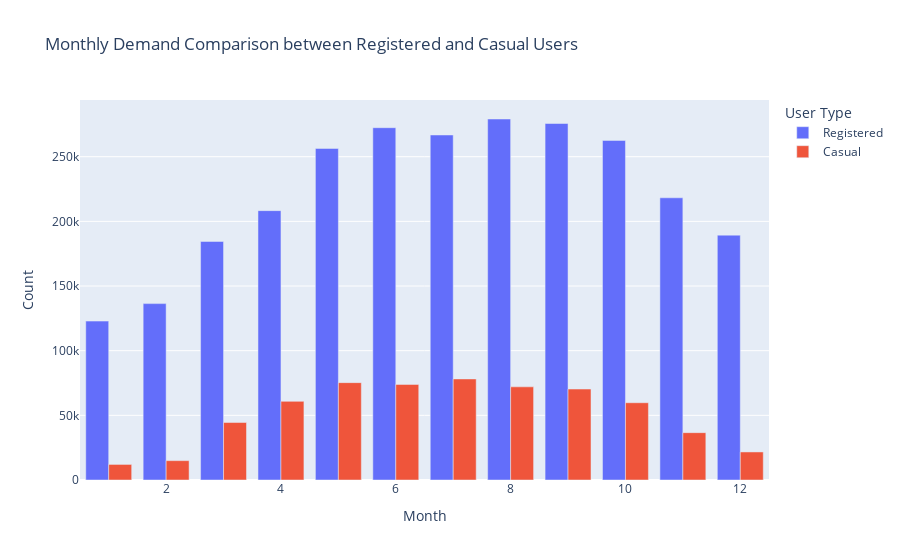

Notebook source saved alongside this figure:
### Code cell
# Group the data by month and sum the counts for registered and casual users
monthly_demand = data.groupby('mnth')[['registered', 'casual']].sum()

# Create a bar plot for registered users
fig = go.Figure()
fig.add_trace(go.Bar(x=monthly_demand.index, y=monthly_demand['registered'], name='Registered'))
# Create a bar plot for casual users
fig.add_trace(go.Bar(x=monthly_demand.index, y=monthly_demand['casual'], name='Casual'))

# Update the layout
fig.update_layout(title='Monthly Demand Comparison between Registered and Casual Users',
                  xaxis_title='Month',
                  yaxis_title='Count',
                  legend_title='User Type',
                  barmode='group')

# Show the plot
fig.show()

### Figure 1 — Plotly figure (JSON) as saved in the notebook; plotly's stock layout.template omitted (floating-point values rounded to 4 significant figures)
{"data": [{"name": "Registered", "type": "bar", "x": [1, 2, 3, 4, 5, 6, 7, 8, 9, 10, 11, 12], "y": [122891, 136389, 184476, 208292, 256401, 272436, 266791, 279155, 275668, 262592, 218228, 189343]}, {"name": "Casual", "type": "bar", "x": [1, 2, 3, 4, 5, 6, 7, 8, 9, 10, 11, 12], "y": [12042, 14963, 44444, 60802, 75285, 73906, 78157, 72039, 70323, 59760, 36603, 21693]}], "layout": {"barmode": "group", "legend": {"title": {"text": "User Type"}}, "title": {"text": "Monthly Demand Comparison between Registered and Casual Users"}, "xaxis": {"title": {"text": "Month"}}, "yaxis": {"title": {"text": "Count"}}}}
